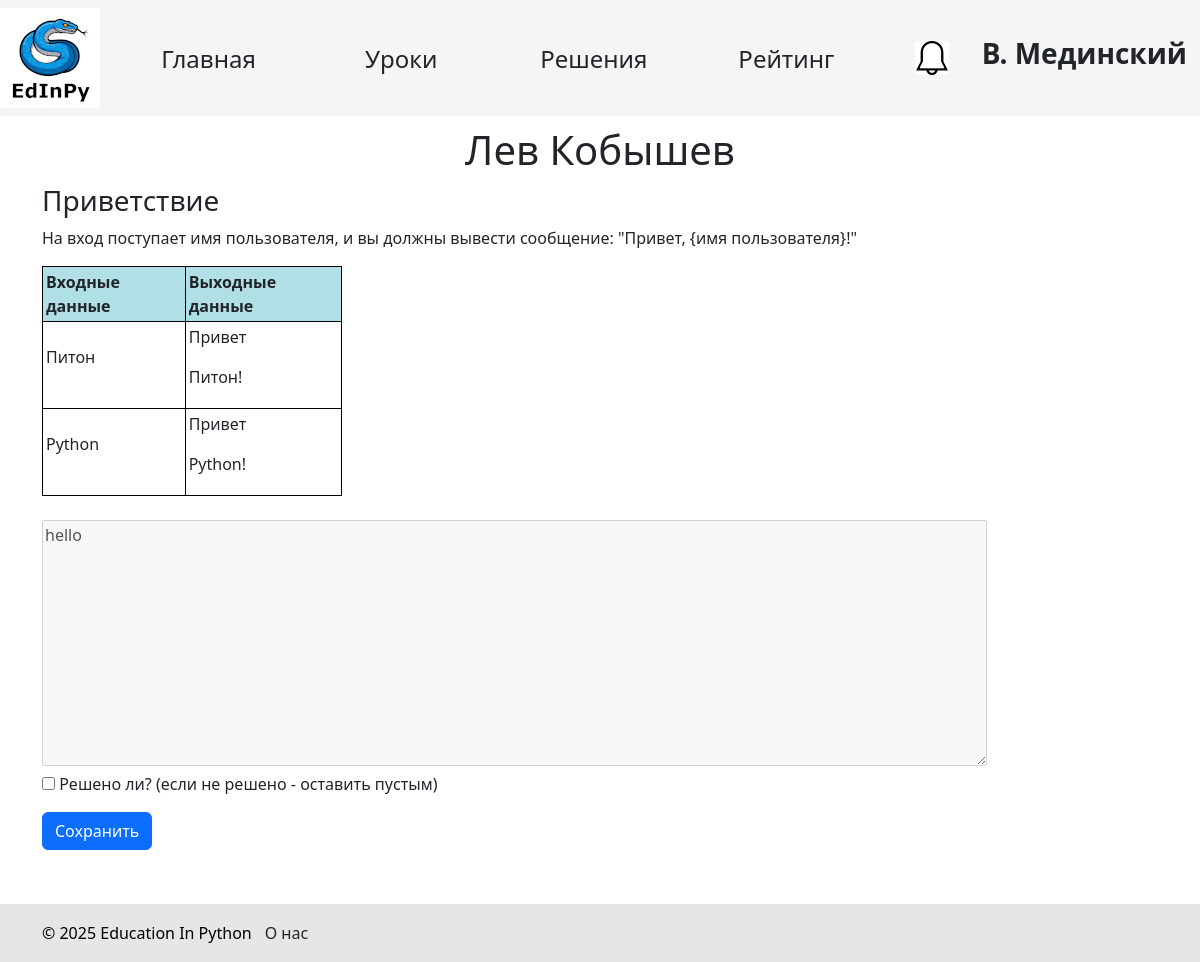
Before: /check_solutions/2 (signed in) with the older database file.
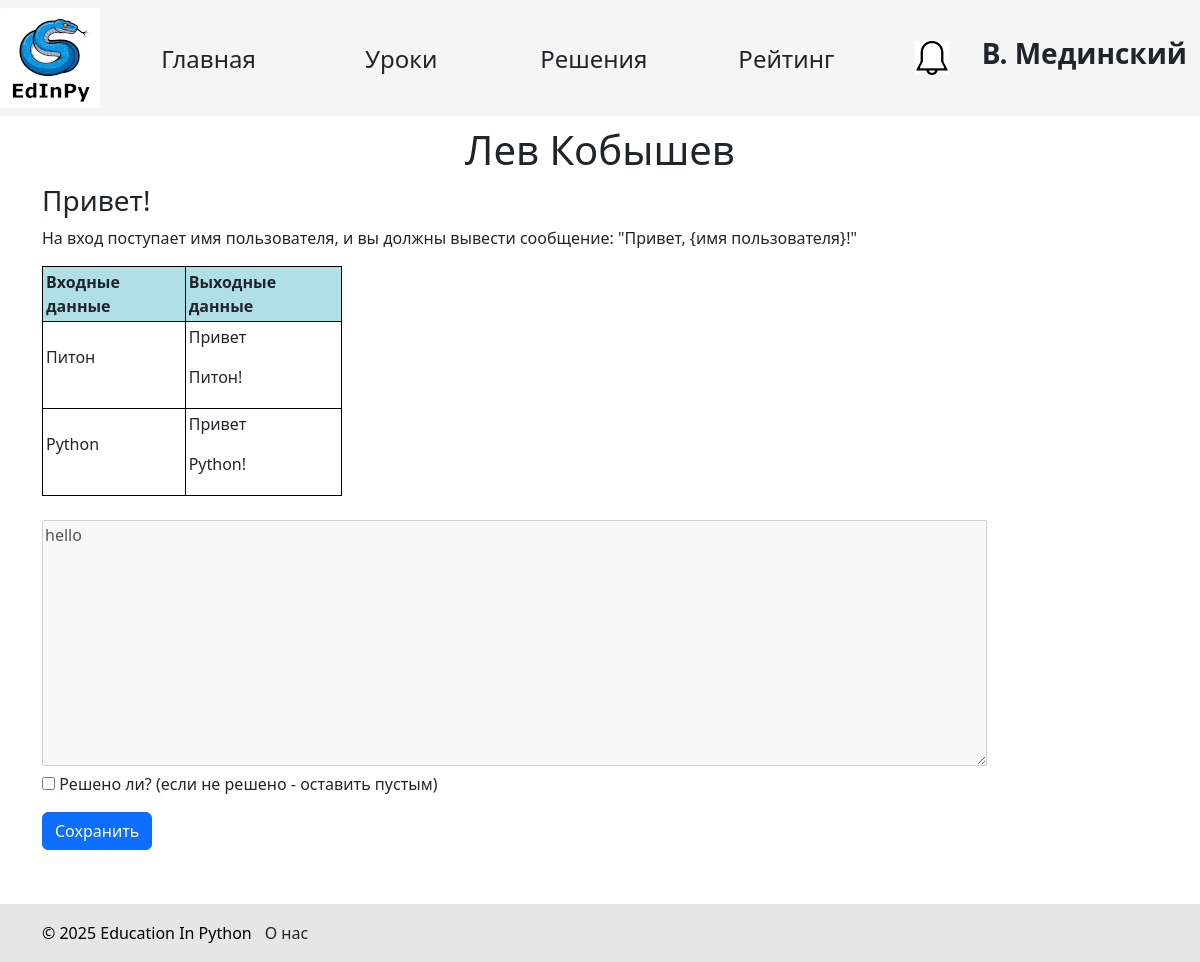
After: the same page with the newer database file.
### data/tasks.py (models this page shows)
class Task(SqlAlchemyBase, SerializerMixin):
    __tablename__ = 'tasks'
    id = sqlalchemy.Column(sqlalchemy.Integer, primary_key=True, autoincrement=True)
    title = sqlalchemy.Column(sqlalchemy.String)
    condition = sqlalchemy.Column(sqlalchemy.String)
    examples = sqlalchemy.Column(sqlalchemy.String, nullable=True)
    less_id = sqlalchemy.Column(sqlalchemy.Integer, sqlalchemy.ForeignKey('lessons.id'))
    lesson = orm.relationship("Lesson", back_populates='task')
    solution = orm.relationship('Solution', back_populates='task')

### main.py (the view, shortened to what this page needs)
@app.route('/check_solutions/<int:solution_id>', methods=['GET', 'POST'])
@login_required
def show_solution(solution_id):
    if current_user.__class__ != Teacher:
        return redirect('/')
    with db_session.create_session() as db_sess:
        solution = db_sess.query(Solution).filter(Solution.id == solution_id).first()
        student = db_sess.query(Student).filter(Student.id == solution.student_id).first()
        task = db_sess.query(Task).filter(Task.id == solution.task_id).first()
        examples = [example.split(':') for example in str(task.examples).split(';')]
        form = CheckSolve()
        return render_template('check_solution.html', solution=solution, student=student, task=task, examples=examples,
                               form=form)

### forms/task.py
class CheckSolve(FlaskForm):
    is_solved = BooleanField('Решено ли?')
    submit = SubmitField('Сохранить')

### data/db_session.py (called while the page is built)
def create_session() -> Session:
    global __factory
    return __factory()

### data/teachers.py (called while the page is built)
    def has_notifications(self):
        with create_session() as db_sess:
            result = db_sess.query(TeacherNotification).filter(TeacherNotification.teacher_id == current_user.id,
                                                               TeacherNotification.is_read == False).first()
            return result is not None

### main.py (called while the page is built)
@login_manager.user_loader
def load_user(id):
    try:
        id, cl = id.split("|")
        if cl not in USER_CLASSES:
            raise Exception
        with db_session.create_session() as db_sess:
            return Session.get(entity=USER_CLASSES[cl], ident=id, self=db_sess)  # создание сессии
    except Exception:
        return None

### templates/check_solution.html (shortened to what this page needs)
{% extends "base.html" %} {% block content %}
<form action="" method="post">
    <link rel="stylesheet" href="../static/css/style.css">
    <h1>{{ student.name }} {{ student.surname }}</h1>
    <div>
        <h3>{{ task.title }}</h3>
        <p>{{ task.condition }}</p>
        <div>
            <table>
                <thead>
                <tr>
                    <th>Входные данные</th>
                    <th>Выходные данные</th>
                </tr>
                </thead>
                <tbody>
                {% for example in examples %}
                <tr>
                    <td>
                        {% for i in example[0].split(',') %}
                        <p>{{i}}</p>
                        {% endfor %}
                    </td>
                    <td>
                        {% for i in example[1].split(',') %}
                        <p>{{i}}</p>
                        {% endfor %}
                    </td>
                </tr>
                {% endfor %}
                </tbody>
            </table>
        </div>
    </div>
    <br>
    <textarea cols="100" id="code" name="code" rows="10" disabled>{{solution.answer}}</textarea>
    <p>{{ form.is_solved() }} {{ form.is_solved.label }} (если не решено - оставить пустым)</p>
    <p>{{ form.submit(type="submit", class="btn btn-primary") }}</p>
</form>
{% endblock %}

Changed rows visible on the page:
changed Task: title "Приветствие" → "Привет!"
